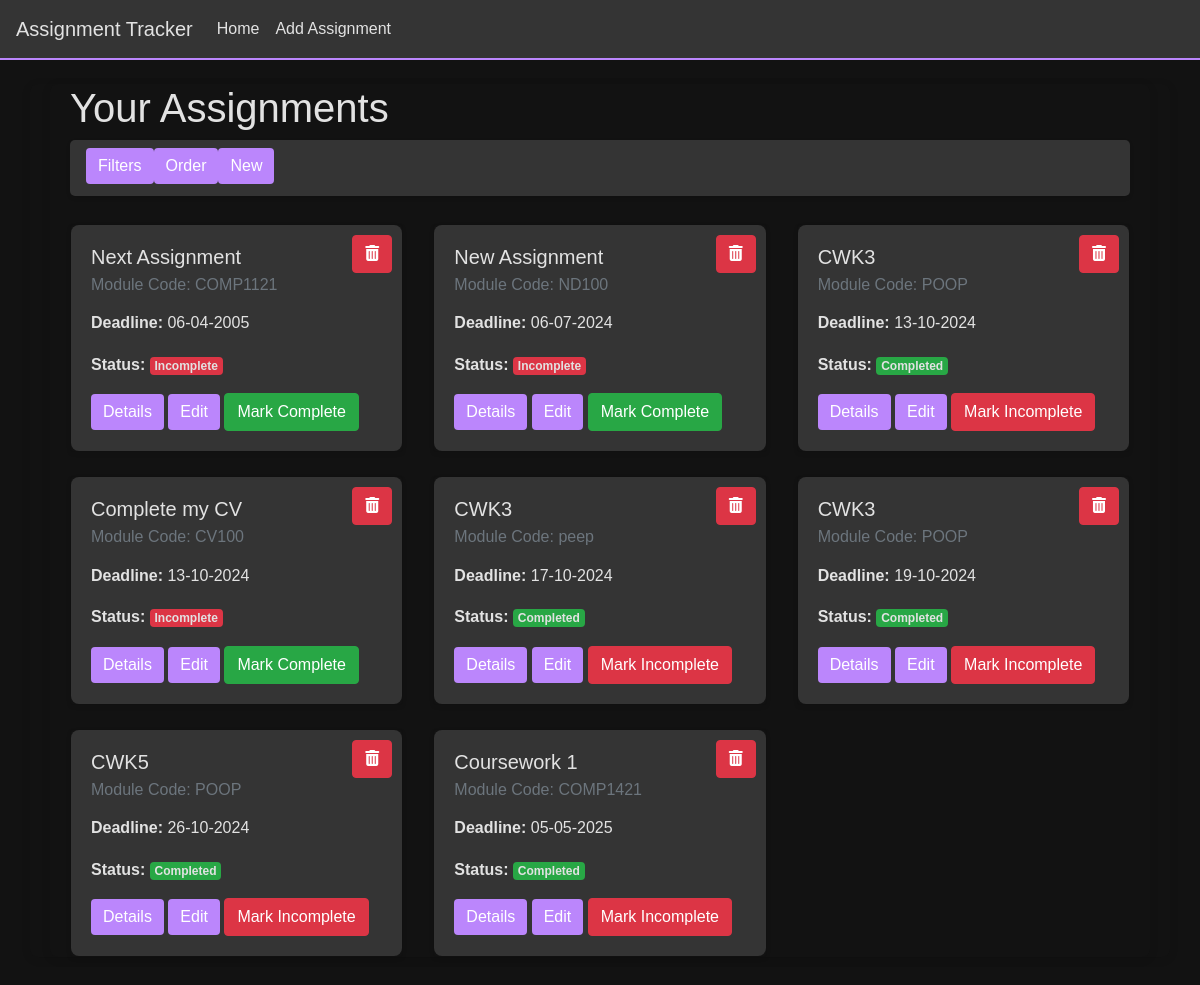
The app's page /, older data.
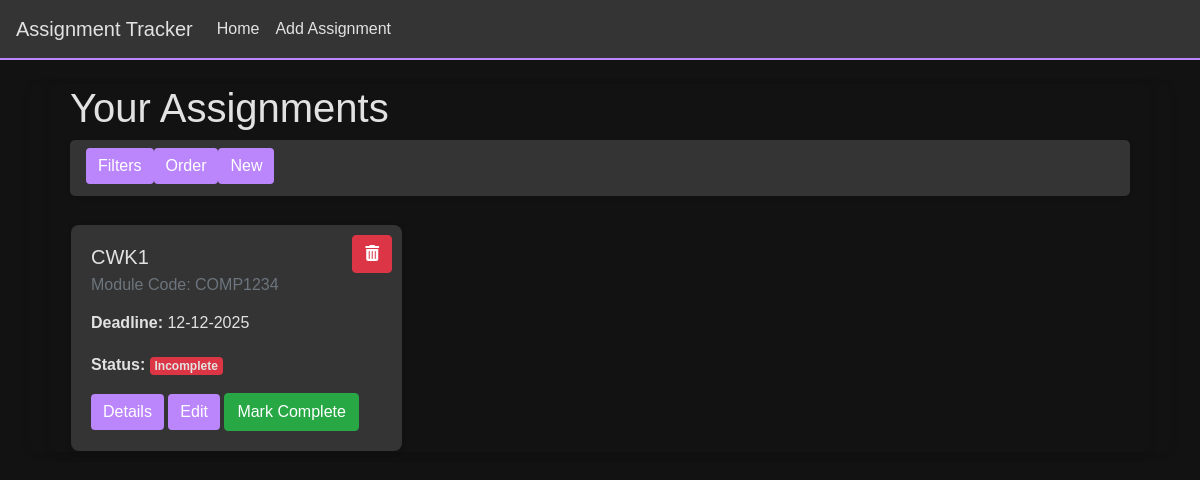
The same page, newer data.
### app/models.py (models this page shows, shortened)
class Assignment(db.Model):
    id = db.Column(db.Integer, primary_key=True)
    title = db.Column(db.String(100), nullable=False)  # Assessment title
    module_code = db.Column(db.String(20), nullable=False)  # Module code
    deadline = db.Column(db.DateTime, nullable=False)  # Deadline date
    description = db.Column(db.Text, nullable=True)  # Short description
    is_completed = db.Column(db.Boolean, default=False)  # Completion status
    date_created = db.Column(db.DateTime, default=datetime.utcnow)  # Timestamp for when the assignment was added

### app/views.py (the view)
@app.route('/')
def index():
    assignments = Assignment.query.all()
    csrf_token = generate_csrf()
    modules = set(assignment.module_code for assignment in assignments)
    return render_template("homePage.html", assignments=assignments, csrf_token=csrf_token, modules=modules)

### app/templates/homePage.html (shortened to what this page needs)
{% extends "base.html" %}
{% block head%}
<link rel="stylesheet" href="../static/homeStyles.css">
<link href="https://cdnjs.cloudflare.com/ajax/libs/font-awesome/6.0.0-beta3/css/all.min.css" rel="stylesheet">
{% endblock %}
{% block content %}
<div class="container mt-0">
    <h1 class="">Your Assignments</h1>
    <div class="button-navbar d-flex flex-column mb-1">
        <div class="d-flex  mb-1">
            <button id="toggle-filters" class="btn btn-primary">Filters</button>
            <button id="order-by" class="btn btn-primary">Order</button>
            <a href="/add-assignment" id="new-task" class="btn btn-primary">New</a>
        </div>
    </div>
    <div class="row d-flex">
        {% for assignment in assignments %}
        <div class="col-md-4 assignment-card" data-status="{{ 'completed' if assignment.is_completed else 'incomplete' }}" data-module-code="{{ assignment.module_code }}" data-title="{{ assignment.title | lower }}">
            <div class="card mt-4 shadow-sm">
                <div class="card-body">
                    <h5 class="card-title">{{ assignment.title }}</h5>
                    <h6 class="card-subtitle mb-2 text-muted">Module Code: {{ assignment.module_code }}</h6>
                    <p class="card-text">
                        <p class="dateP" data-deadline="{{assignment.deadline.strftime('%d-%m-%Y')}}"><strong>Deadline:</strong> {{ assignment.deadline.strftime('%d-%m-%Y') }}</p>
                        <strong>Status:</strong>
                        {% if assignment.is_completed %}
                            <span class="badge bg-success">Completed</span>
                        {% else %}
                            <span class="badge bg-danger">Incomplete</span>
                        {% endif %}
                    </p>
                    <a href="/view-assignment/{{ assignment.id }}" class="btn btn-primary">Details</a>
                    <a href="/edit-assignment/{{ assignment.id }}" class="btn btn-primary" >Edit</a>
                    <form action="{{ url_for('toggle_complete', assignment_id=assignment.id) }}" method="POST" style="display:inline;">
                        {% if assignment.is_completed %}
                            <button type="submit" class="btn btn-danger">Mark Incomplete</button>
                        {% else %}
                            <button type="submit" class="btn btn-success">Mark Complete</button>
                        {% endif %}
                    </form>
                    <form action="/delete-assignment/{{ assignment.id }}" method="POST" style="display:inline;" onsubmit="return confirm('Are you sure you want to delete this task? This cannot be undone!');">
                        <button type="submit" class="btn btn-danger delete-btn"><i class="fas fa-trash-alt"></i></button>
                    </form>
                </div>
            </div>
        </div>
        {% else %}
            <div class="card-body" id="no-tasks-message" style="display: none;">You have no assignments!</div>
        {% endfor %}
    </div>
</div>
{% endblock %}

### app/templates/base.html (shortened to what this page needs)
<!DOCTYPE html>
<html lang="en">
<head>
    {% block head %}
    {% endblock%}
    <link href="https://stackpath.bootstrapcdn.com/bootstrap/4.5.2/css/bootstrap.min.css" rel="stylesheet">
    <link rel="stylesheet" href="../static/baseStyles.css">
</head>
<body>
    <nav class="navbar navbar-expand-lg">
        <a class="navbar-brand" href="/">Assignment Tracker</a>
        <div class="collapse navbar-collapse" id="navbarNav">
            <ul class="navbar-nav">
                <li class="nav-item">
                    <a class="nav-link" href="/">Home</a>
                </li>
                <li class="nav-item">
                    <a class="nav-link" href="/add-assignment">Add Assignment</a>
                </li>
            </ul>
        </div>
    </nav>
    <div class="container mt-4">
        {% block content %}
        {% endblock %}
    </div>
    <br>
    <br>
</body>
</html>

### app/static/homeStyles.css (style rules this page uses)
body { font-family: Arial, sans-serif; background-color: #121212; color: #D5D5D5; line-height: 1.6; }
.button-navbar { background-color: #343434; padding: 0.5rem 1rem; border-radius: 5px; box-shadow: 0 2px 4px #0000001a; }
.btn-primary { background-color: #BB86FC; border-color: #BB86FC; color: #343434; transition: background-color 0.3s ease; }
.card { background-color: #121212 !important; }
.card-body { background-color: #343434; border-radius: 0.5rem; padding: 0; margin: 0; color: #e2e2e2; }
.card-title { color: #e2e2e2; background-color: #343434; }
.assignment-card { position: relative; }
.delete-btn { position: absolute; top: 10px; right: 10px; background-color: transparent; border: none; color: red; font-size: 20px; width: auto; height: auto; padding: 0; line-height: normal; }

### app/static/baseStyles.css (style rules this page uses)
body { font-family: Arial, sans-serif; background-color: #121212; color: #E2E2E2; line-height: 1.6; }
.navbar { background-color: #343434; border-bottom: 2px solid #BB86FC; }
.navbar a { color: #E2E2E2; }
.container { padding-left: 20px; padding-right: 20px; background-color: #121212; border-radius: 0.5rem; box-shadow: 0 2px 10px rgba(0, 0, 0, 0.1); }
.btn-primary { background-color: #BB86FC; border: none; }

Row changes from the older to the newer data that the page shows:
removed Assignment: title "Coursework 1", module_code "COMP1421", deadline "05-05-2025", is_completed "Completed"
removed Assignment: title "Next Assignment", module_code "COMP1121", deadline "06-04-2005", is_completed "Incomplete"
removed Assignment: title "New Assignment", module_code "ND100", deadline "06-07-2024", is_completed "Incomplete"
removed Assignment: title "CWK3", module_code "POOP", deadline "13-10-2024", is_completed "Completed"
removed Assignment: title "CWK3", module_code "POOP", deadline "19-10-2024", is_completed "Completed"
removed Assignment: title "CWK3", module_code "peep", deadline "17-10-2024", is_completed "Completed"
removed Assignment: title "Complete my CV", module_code "CV100", deadline "13-10-2024", is_completed "Incomplete"
changed Assignment: title "CWK5" → "CWK1"; module_code "POOP" → "COMP1234"; deadline "26-10-2024" → "12-12-2025"; is_completed "Completed Mark Incomplete" → "Incomplete Mark Complete"
